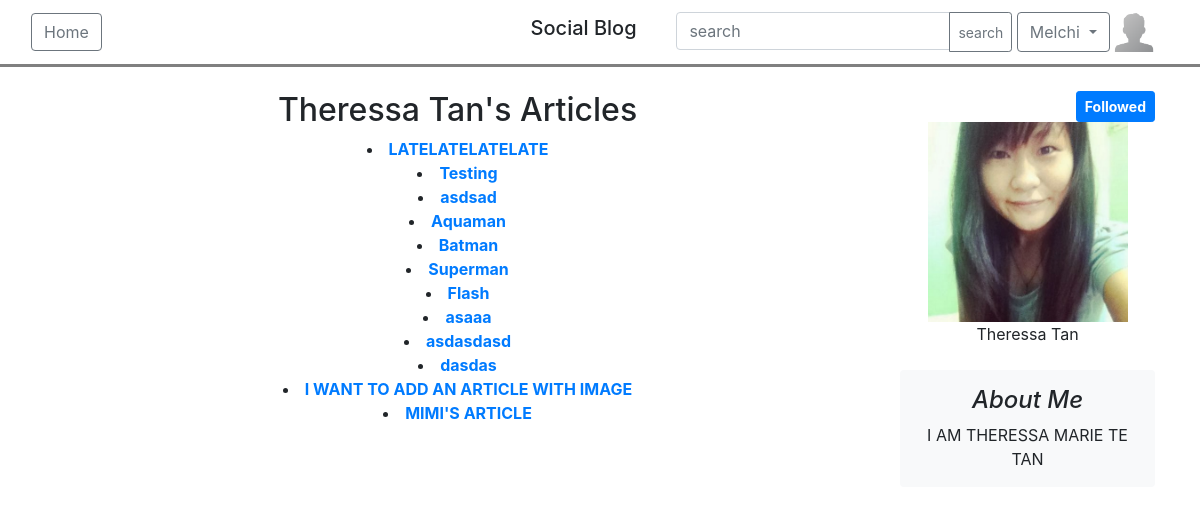
Page /article/15 (signed in) on the earlier database version.
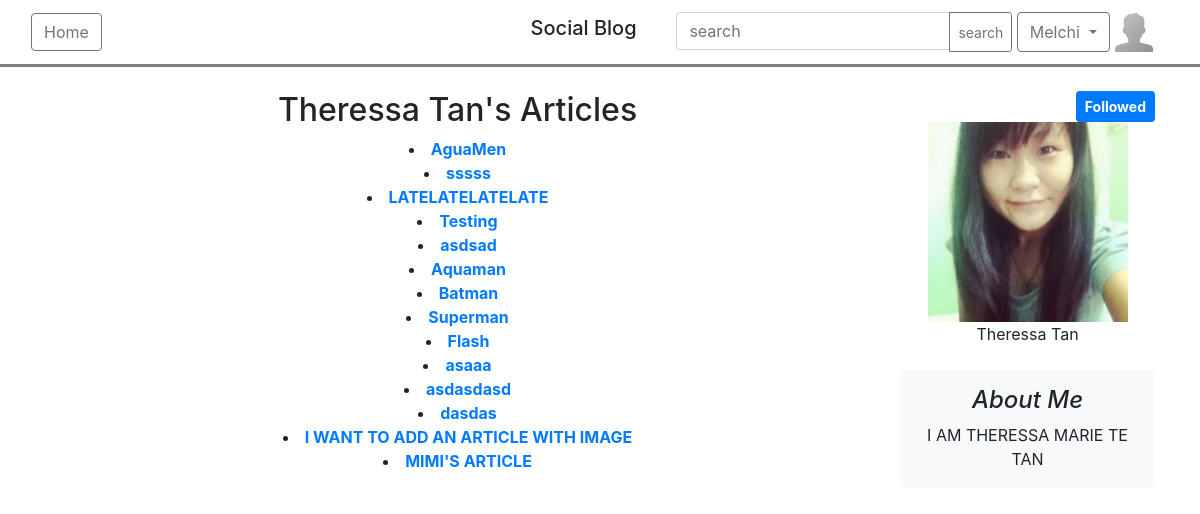
Same page on the later database version.
### blog/models.py (models this page shows, shortened)
class Article(models.Model):
    title =  models.CharField(max_length = 200)
    description = models.TextField()
    owner = models.ForeignKey(settings.AUTH_USER_MODEL, on_delete=models.CASCADE)
    date_published = models.DateTimeField(auto_now_add = True)
    date_modified = models.DateTimeField(auto_now = True)
    article_image = models.ImageField(upload_to='articleImage/', null=True, blank=True)
    is_featured = models.BooleanField(default=False)

class UserFollowing(models.Model):
    followbool = models.BooleanField()
    following = models.ForeignKey(settings.AUTH_USER_MODEL, on_delete=models.CASCADE, related_name = 'following', unique=True)
    owner = models.ForeignKey(settings.AUTH_USER_MODEL, on_delete=models.CASCADE, related_name = 'user')
    date_follow = models.DateTimeField(auto_now_add = True)
    date_modified = models.DateTimeField(auto_now = True)

### blog/views.py (the view)
# urls.py: path('article/<int:user_id>', views.user_articles, name = "userarticle"),
def user_articles(request, user_id):
    user = User.objects.get(pk=user_id)
    form = Article.objects.filter(owner=user_id).order_by('-date_published')
    if request.user.is_authenticated:
        follow = UserFollowing.objects.filter(following=user, owner=request.user)
        return render(request, 'blog/userarticles.html', {'form': form, 'user':user, 'follow':follow})
    else:
        return render(request, 'blog/userarticles.html', {'form': form, 'user':user})

### users/models.py (called while the page is built)
    def get_full_name(self):
        full_name = '%s %s' % (self.firstname, self.lastname)
        return full_name.strip()

### templates/blog/userarticles.html (shortened to what this page needs)
{% extends 'base.html' %}
{% load widget_tweaks %}
{% load static %}
{% block switch %}
    {% if request.user.is_authenticated %}
    <div class="input-group ">
        <input type="text" class="form-control" placeholder="search" aria-label="search" >
        <div class="input-group-append">
            <button class="btn btn-outline-secondary btn-sm" type="button">search</button>
        </div>
    </div>
    <div class="btn-group">
        <button type="button" class="btn btn-outline-secondary dropdown-toggle" data-toggle="dropdown" aria-haspopup="true" aria-expanded="false">
            {% if request.user.firstname %}
                {{ request.user.firstname }}
            {% else %}
                {{ request.user.email }}
            {% endif %}
        </button>
    </div>
        <img src="{{ request.user.avatar.url }}" width="40" height="40"></img>
    {% else %}
        <a href="{% url 'users:login' %}" class="btn btn-outline-secondary"> Login </a>
    {% endif %}
{% endblock%}
{% block content %}
    <div class="container-fluid">
        <div>
            <div class="container">
                <div class="row">
                    <div class="col-md-9">
                    <div align="center">
                        {% if request.user.id != user.id %}
                            {% if user.firstname %}
                            <h2> {{user.get_full_name}}'s Articles </h2>
                            {% else %}
                                {{user.email}}'s Articles
                            {% endif %}
                        {% else %}
                            <h2>Your Published Articles</h2>
                        {% endif %}
                    </div>
                        {% if form %}
                            <div align="center">
                                {% for article in form %}
                                    <li>
                                        <a href="{% url 'blog:articledetails' article.id%}" ><b>{{article.title}}</b></a>
                                    </li>
                                {% endfor %}
                            </div>
                        {% endif %}
                    </div>
                    <div class="col-md-3">
                    <div align="center">
                        {% if request.user.is_authenticated %}
                            {% if request.user.id != user.id %}
                                <div class="text-right">
                                {% if follow %}
                                    {% for fllw in follow %}
                                        {% if fllw.followbool == True %}
                                            <a href = "{% url 'blog:followuser' user.id%}" class="btn btn-primary btn-sm" ><b>Followed</b></a>
                                        {% else %}
                                            <a href = "{% url 'blog:followuser' user.id%}" class="btn btn-outline-primary btn-sm" ><b>Follow Me</b></a>
                                        {% endif %}
                                    {% endfor %}
                                {% else %}
                                    <a href = "{% url 'blog:followuser' user.id%}" class="btn btn-outline-primary btn-sm" ><b>Follow Me</b></a>
                                {% endif %}
                                </div>
                            {% endif %}
                        {% endif %}
                        <img src="{{user.avatar.url}}" width="200px" height="200px">
                        <br/>
                        {% if user.firstname %}
                            {{user.get_full_name}}
                        {% else %}
                            {{user.email}}
                        {% endif %}
                        <br/>
                        <br/>
                        <div class="p-3 mb-3 bg-light rounded">
                            <h4 class="font-italic">About Me</h4>
                            <p class="mb-0">{{user.about_me}}</p>
                        </div>
                    </div>
                    </div>
                </div>
            </div>
        </div>
    </div>
{% endblock %}

Differences in the rows shown:
added Article: title "AguaMen"
added Article: title "sssss"
